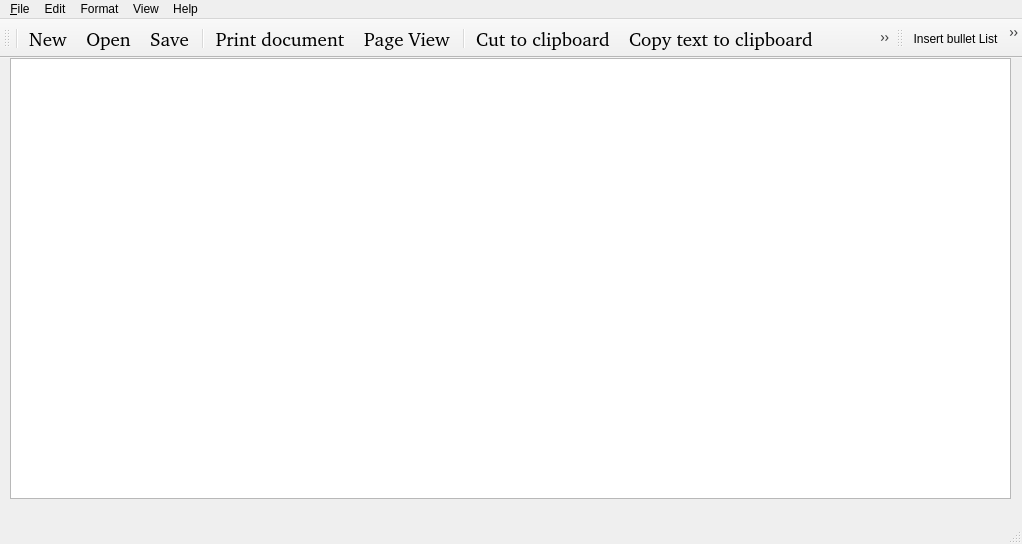
<?xml version="1.0" encoding="UTF-8"?>
<ui version="4.0">
 <class>MainWindow</class>
 <widget class="QMainWindow" name="MainWindow">
  <property name="geometry">
   <rect>
    <x>0</x>
    <y>0</y>
    <width>1022</width>
    <height>544</height>
   </rect>
  </property>
  <property name="windowTitle">
   <string>Блокнот</string>
  </property>
  <widget class="QWidget" name="centralwidget">
   <widget class="QTextEdit" name="textEdit">
    <property name="geometry">
     <rect>
      <x>10</x>
      <y>0</y>
      <width>1001</width>
      <height>441</height>
     </rect>
    </property>
   </widget>
  </widget>
  <widget class="QMenuBar" name="menubar">
   <property name="geometry">
    <rect>
     <x>0</x>
     <y>0</y>
     <width>1022</width>
     <height>27</height>
    </rect>
   </property>
   <widget class="QMenu" name="menu_File">
    <property name="title">
     <string>&amp;File</string>
    </property>
    <addaction name="newAction"/>
    <addaction name="openAction"/>
    <addaction name="saveAction"/>
    <addaction name="separator"/>
    <addaction name="printAction"/>
    <addaction name="previewAction"/>
    <addaction name="closeAction"/>
   </widget>
   <widget class="QMenu" name="menuEdit">
    <property name="title">
     <string>Edit</string>
    </property>
    <addaction name="cutAction"/>
    <addaction name="copyAction"/>
    <addaction name="pasteAction"/>
    <addaction name="undoAction"/>
    <addaction name="redoAction"/>
   </widget>
   <widget class="QMenu" name="menuView">
    <property name="title">
     <string>View</string>
    </property>
   </widget>
   <widget class="QMenu" name="menuHelp">
    <property name="title">
     <string>Help</string>
    </property>
   </widget>
   <widget class="QMenu" name="menuFormat">
    <property name="title">
     <string>Format</string>
    </property>
    <addaction name="bulletAction"/>
    <addaction name="numberedAction"/>
    <addaction name="separator"/>
    <addaction name="fontColor"/>
    <addaction name="backColor"/>
    <addaction name="separator"/>
    <addaction name="boldAction"/>
    <addaction name="italicAction"/>
    <addaction name="underlAction"/>
    <addaction name="strikeAction"/>
    <addaction name="superAction"/>
    <addaction name="subAction"/>
    <addaction name="separator"/>
   </widget>
   <addaction name="menu_File"/>
   <addaction name="menuEdit"/>
   <addaction name="menuFormat"/>
   <addaction name="menuView"/>
   <addaction name="menuHelp"/>
  </widget>
  <widget class="QStatusBar" name="statusbar"/>
  <widget class="QToolBar" name="toolbar">
   <property name="font">
    <font>
     <family>Noto Sans [unknown]</family>
     <pointsize>14</pointsize>
    </font>
   </property>
   <property name="windowTitle">
    <string>Options</string>
   </property>
   <property name="new" stdset="0">
    <iconset>
     <normaloff>icons/new.png</normaloff>icons/new.png</iconset>
   </property>
   <attribute name="toolBarArea">
    <enum>TopToolBarArea</enum>
   </attribute>
   <attribute name="toolBarBreak">
    <bool>true</bool>
   </attribute>
   <addaction name="separator"/>
   <addaction name="newAction"/>
   <addaction name="openAction"/>
   <addaction name="saveAction"/>
   <addaction name="separator"/>
   <addaction name="printAction"/>
   <addaction name="previewAction"/>
   <addaction name="separator"/>
   <addaction name="cutAction"/>
   <addaction name="copyAction"/>
   <addaction name="pasteAction"/>
   <addaction name="undoAction"/>
   <addaction name="redoAction"/>
  </widget>
  <widget class="QToolBar" name="formatbar">
   <property name="windowTitle">
    <string>toolBar</string>
   </property>
   <attribute name="toolBarArea">
    <enum>TopToolBarArea</enum>
   </attribute>
   <attribute name="toolBarBreak">
    <bool>false</bool>
   </attribute>
   <addaction name="bulletAction"/>
   <addaction name="numberedAction"/>
   <addaction name="fontColor"/>
   <addaction name="backColor"/>
   <addaction name="boldAction"/>
   <addaction name="italicAction"/>
   <addaction name="underlAction"/>
   <addaction name="strikeAction"/>
   <addaction name="superAction"/>
   <addaction name="subAction"/>
  </widget>
  <action name="closeAction">
   <property name="text">
    <string>Close</string>
   </property>
   <property name="toolTip">
    <string>Close Notepad</string>
   </property>
   <property name="statusTip">
    <string>Close app</string>
   </property>
   <property name="shortcut">
    <string>Ctrl+Q</string>
   </property>
  </action>
  <action name="newAction">
   <property name="icon">
    <iconset resource="pad.qrc">
     <normaloff>:/icons/new.png</normaloff>:/icons/new.png</iconset>
   </property>
   <property name="text">
    <string>New</string>
   </property>
   <property name="toolTip">
    <string>Create New File</string>
   </property>
   <property name="statusTip">
    <string>Create New File</string>
   </property>
   <property name="shortcut">
    <string>Ctrl+N</string>
   </property>
  </action>
  <action name="openAction">
   <property name="icon">
    <iconset resource="pad.qrc">
     <normaloff>:/icons/open.png</normaloff>:/icons/open.png</iconset>
   </property>
   <property name="text">
    <string>Open</string>
   </property>
   <property name="toolTip">
    <string>Open a File</string>
   </property>
   <property name="statusTip">
    <string>Open a File</string>
   </property>
   <property name="shortcut">
    <string>Ctrl+O</string>
   </property>
  </action>
  <action name="saveAction">
   <property name="icon">
    <iconset resource="pad.qrc">
     <normaloff>:/icons/save.png</normaloff>:/icons/save.png</iconset>
   </property>
   <property name="text">
    <string>Save</string>
   </property>
   <property name="toolTip">
    <string>Save a File</string>
   </property>
   <property name="statusTip">
    <string>Save a File</string>
   </property>
   <property name="shortcut">
    <string>Ctrl+S</string>
   </property>
  </action>
  <action name="printAction">
   <property name="icon">
    <iconset resource="pad.qrc">
     <normaloff>:/icons/print.png</normaloff>:/icons/print.png</iconset>
   </property>
   <property name="text">
    <string>Print document</string>
   </property>
   <property name="statusTip">
    <string>Print document</string>
   </property>
   <property name="shortcut">
    <string>Ctrl+P</string>
   </property>
  </action>
  <action name="previewAction">
   <property name="icon">
    <iconset resource="pad.qrc">
     <normaloff>:/icons/save.png</normaloff>:/icons/save.png</iconset>
   </property>
   <property name="text">
    <string>Page View</string>
   </property>
   <property name="statusTip">
    <string>Preview page before printing</string>
   </property>
   <property name="shortcut">
    <string>Ctrl+Shift+P</string>
   </property>
  </action>
  <action name="cutAction">
   <property name="icon">
    <iconset resource="pad.qrc">
     <normaloff>:/icons/cut.png</normaloff>:/icons/cut.png</iconset>
   </property>
   <property name="text">
    <string>Cut to clipboard</string>
   </property>
   <property name="statusTip">
    <string>Delete and copy text to clipboard</string>
   </property>
   <property name="shortcut">
    <string>Ctrl+X</string>
   </property>
  </action>
  <action name="copyAction">
   <property name="icon">
    <iconset resource="pad.qrc">
     <normaloff>:/icons/copy.png</normaloff>:/icons/copy.png</iconset>
   </property>
   <property name="text">
    <string>Copy text to clipboard</string>
   </property>
   <property name="statusTip">
    <string>Copy text to clipboard</string>
   </property>
   <property name="shortcut">
    <string>Ctrl+C</string>
   </property>
  </action>
  <action name="pasteAction">
   <property name="icon">
    <iconset resource="pad.qrc">
     <normaloff>:/icons/paste.png</normaloff>:/icons/paste.png</iconset>
   </property>
   <property name="text">
    <string>Paste from clipboard</string>
   </property>
   <property name="statusTip">
    <string>Paste text from clipboard</string>
   </property>
   <property name="shortcut">
    <string>Ctrl+V</string>
   </property>
  </action>
  <action name="undoAction">
   <property name="icon">
    <iconset resource="pad.qrc">
     <normaloff>:/icons/undo.png</normaloff>:/icons/undo.png</iconset>
   </property>
   <property name="text">
    <string>Undo last action</string>
   </property>
   <property name="statusTip">
    <string>Undo last action</string>
   </property>
   <property name="shortcut">
    <string>Ctrl+Z</string>
   </property>
  </action>
  <action name="redoAction">
   <property name="icon">
    <iconset resource="pad.qrc">
     <normaloff>:/icons/redo.png</normaloff>:/icons/redo.png</iconset>
   </property>
   <property name="text">
    <string>Redo last undone thing</string>
   </property>
   <property name="statusTip">
    <string>Redo last undone thing</string>
   </property>
   <property name="shortcut">
    <string>Ctrl+Y</string>
   </property>
  </action>
  <action name="bulletAction">
   <property name="icon">
    <iconset resource="pad.qrc">
     <normaloff>:/icons/bullet.png</normaloff>:/icons/bullet.png</iconset>
   </property>
   <property name="text">
    <string>Insert bullet List</string>
   </property>
   <property name="statusTip">
    <string>Insert bullet list</string>
   </property>
   <property name="shortcut">
    <string>Ctrl+Shift+B</string>
   </property>
  </action>
  <action name="numberedAction">
   <property name="icon">
    <iconset resource="pad.qrc">
     <normaloff>:/icons/number.png</normaloff>:/icons/number.png</iconset>
   </property>
   <property name="text">
    <string>Insert numbered List</string>
   </property>
   <property name="statusTip">
    <string>Insert numbered list</string>
   </property>
   <property name="shortcut">
    <string>Ctrl+Shift+L</string>
   </property>
  </action>
  <action name="fontColor">
   <property name="icon">
    <iconset resource="pad.qrc">
     <normaloff>:/icons/font-color.png</normaloff>:/icons/font-color.png</iconset>
   </property>
   <property name="text">
    <string>Change font color</string>
   </property>
  </action>
  <action name="backColor">
   <property name="icon">
    <iconset resource="pad.qrc">
     <normaloff>:/icons/highlight.png</normaloff>:/icons/highlight.png</iconset>
   </property>
   <property name="text">
    <string>Change background color</string>
   </property>
  </action>
  <action name="boldAction">
   <property name="icon">
    <iconset resource="pad.qrc">
     <normaloff>:/icons/bold.png</normaloff>:/icons/bold.png</iconset>
   </property>
   <property name="text">
    <string>Bold</string>
   </property>
  </action>
  <action name="italicAction">
   <property name="icon">
    <iconset resource="pad.qrc">
     <normaloff>:/icons/italic.png</normaloff>:/icons/italic.png</iconset>
   </property>
   <property name="text">
    <string>Italic</string>
   </property>
  </action>
  <action name="underlAction">
   <property name="icon">
    <iconset resource="pad.qrc">
     <normaloff>:/icons/underline.png</normaloff>:/icons/underline.png</iconset>
   </property>
   <property name="text">
    <string>Underline</string>
   </property>
  </action>
  <action name="strikeAction">
   <property name="icon">
    <iconset resource="pad.qrc">
     <normaloff>:/icons/strike.png</normaloff>:/icons/strike.png</iconset>
   </property>
   <property name="text">
    <string>Strike-out</string>
   </property>
  </action>
  <action name="superAction">
   <property name="icon">
    <iconset resource="pad.qrc">
     <normaloff>:/icons/superscript.png</normaloff>:/icons/superscript.png</iconset>
   </property>
   <property name="text">
    <string>Superscript</string>
   </property>
  </action>
  <action name="subAction">
   <property name="icon">
    <iconset resource="pad.qrc">
     <normaloff>:/icons/subscript.png</normaloff>:/icons/subscript.png</iconset>
   </property>
   <property name="text">
    <string>Subscript</string>
   </property>
  </action>
 </widget>
 <resources>
  <include location="pad.qrc"/>
 </resources>
 <connections/>
</ui>
